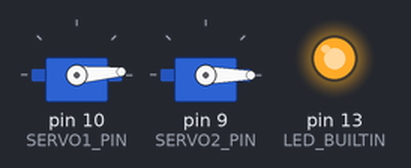
Bench run of a sketch on a simulated Arduino Uno, built with avr-gcc and run on an emulated ATmega328P. On the bench: 2 × servo, output pins drawn as LEDs (lit = HIGH).

Above: at 0.1 s.
At 0.7 s:
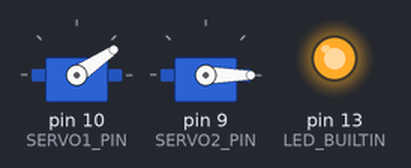
At 1.1 s:
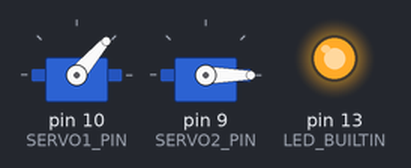
At 3.1 s:
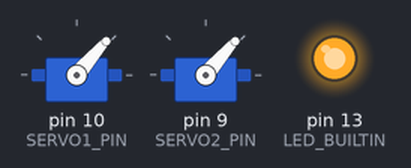
At 5.7 s:
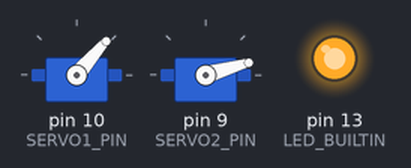
At 8.1 s:
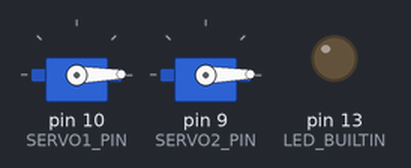
Timing chart, 0 to 9.6 s (numbered marks = the images above):
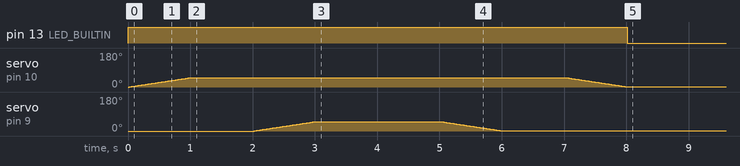

The sketch:

prototype_servo.ino
```cpp
#include <Servo.h>

#define SERVO1_PIN 10
#define SERVO1_MIN  0
#define SERVO1_MAX 50
#define SERVO2_PIN  9
#define SERVO2_MIN  0
#define SERVO2_MAX 50

Servo servo1;
Servo servo2;

void move_arm() {
  uint8_t angle1 = SERVO1_MIN;
  uint8_t angle2 = SERVO2_MIN;

  // Raise the arm
  while (angle1 < SERVO1_MAX)
  {
    servo1.write(angle1);
    angle1++;
    delay(20);
  }
  delay(1000);

  // Extend the arm
  while (angle2 < SERVO2_MAX) {
    servo2.write(angle2);
    angle2++;
    delay(20);
  }
  delay(2000);

  // Retract the arm
  while (angle2 > SERVO2_MIN) {
    servo2.write(angle2);
    angle2--;
    delay(20);
  }
  delay(1000);

  // Lower the arm
  while (angle1 > SERVO1_MIN)
  {
    servo1.write(angle1);
    angle1--;
    delay(20);
  }
}

void setup() {
  pinMode(LED_BUILTIN, OUTPUT);
  digitalWrite(LED_BUILTIN, LOW);

  servo1.attach(SERVO1_PIN);
  servo1.write(SERVO1_MIN);

  servo2.attach(SERVO2_PIN);
  servo2.write(SERVO2_MIN);

  digitalWrite(LED_BUILTIN, HIGH);
  move_arm();
  digitalWrite(LED_BUILTIN, LOW);
}

void loop() {
}
```
